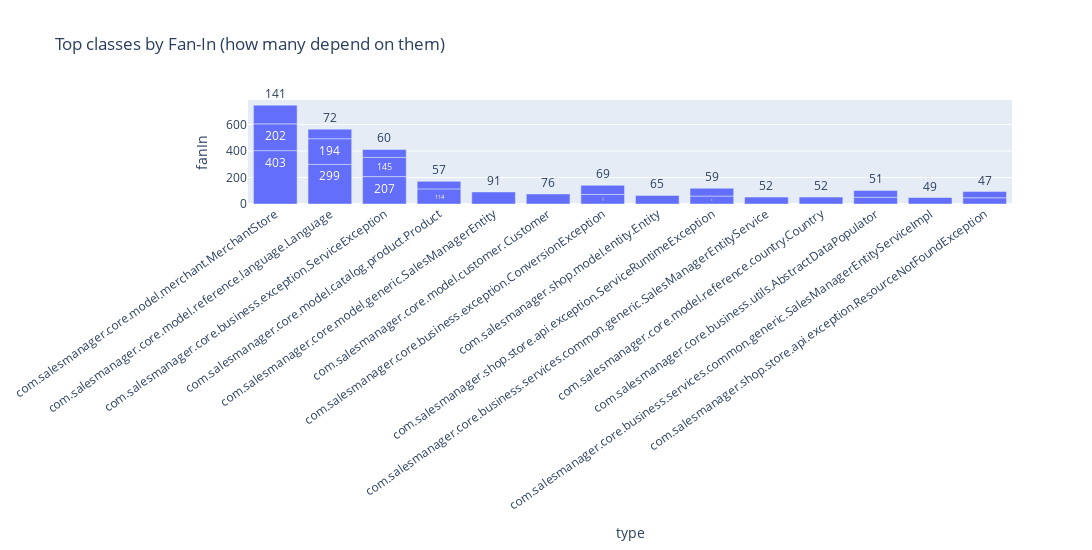

Notebook source saved alongside this figure:
### Markdown cell above
## 2) Top Fan-In classes

### Code cell
if merged.empty:
    print("[info] No data available for Fan-In / Fan-Out.")
else:
    top_in = merged.sort_values("fanIn", ascending=False).head(MAX_BARS)
    fig = px.bar(top_in, x="type", y="fanIn", text="fanIn",
                 title="Top classes by Fan-In (how many depend on them)")
    fig.update_traces(textposition="outside", cliponaxis=False)
    fig.update_layout(xaxis_tickangle=-35, width=1200, height=550)
    fig.show()

### Figure 1 — Plotly figure (JSON) as saved in the notebook; plotly's stock layout.template omitted (floating-point values rounded to 4 significant figures)
{"data": [{"cliponaxis": false, "hovertemplate": "type=%{x}<br>fanIn=%{text}<extra></extra>", "legendgroup": "", "marker": {"color": "#636efa", "pattern": {"shape": ""}}, "name": "", "orientation": "v", "showlegend": false, "text": [403.0, 299.0, 207.0, 202.0, 194.0, 145.0, 141.0, 114.0, 91.0, 76.0, 72.0, 72.0, 69.0, 65.0, 60.0, 60.0, 59.0, 57.0, 52.0, 52.0, 51.0, 51.0, 49.0, 47.0, 47.0], "textposition": "outside", "type": "bar", "x": ["com.salesmanager.core.model.merchant.MerchantStore", "com.salesmanager.core.model.reference.language.Language", "com.salesmanager.core.business.exception.ServiceException", "com.salesmanager.core.model.merchant.MerchantStore", "com.salesmanager.core.model.reference.language.Language", "com.salesmanager.core.business.exception.ServiceException", "com.salesmanager.core.model.merchant.MerchantStore", "com.salesmanager.core.model.catalog.product.Product", "com.salesmanager.core.model.generic.SalesManagerEntity", "com.salesmanager.core.model.customer.Customer", "com.salesmanager.core.business.exception.ConversionException", "com.salesmanager.core.model.reference.language.Language", "com.salesmanager.core.business.exception.ConversionException", "com.salesmanager.shop.model.entity.Entity", "com.salesmanager.core.business.exception.ServiceException", "com.salesmanager.shop.store.api.exception.ServiceRuntimeException", "com.salesmanager.shop.store.api.exception.ServiceRuntimeException", "com.salesmanager.core.model.catalog.product.Product", "com.salesmanager.core.business.services.common.generic.SalesManagerEntityService", "com.salesmanager.core.model.reference.country.Country", "com.salesmanager.core.business.utils.AbstractDataPopulator", "com.salesmanager.core.business.utils.AbstractDataPopulator", "com.salesmanager.core.business.services.common.generic.SalesManagerEntityServiceImpl", "com.salesmanager.shop.store.api.exception.ResourceNotFoundException", "com.salesmanager.shop.store.api.exception.ResourceNotFoundException"], "xaxis": "x", "y": [403, 299, 207, 202, 194, 145, 141, 114, 91, 76, 72, 72, 69, 65, 60, 60, 59, 57, 52, 52, 51, 51, 49, 47, 47], "yaxis": "y"}], "layout": {"barmode": "relative", "height": 550, "legend": {"tracegroupgap": 0}, "title": {"text": "Top classes by Fan-In (how many depend on them)"}, "width": 1200, "xaxis": {"anchor": "y", "domain": [0, 1], "tickangle": -35, "title": {"text": "type"}}, "yaxis": {"anchor": "x", "domain": [0, 1], "title": {"text": "fanIn"}}}}
